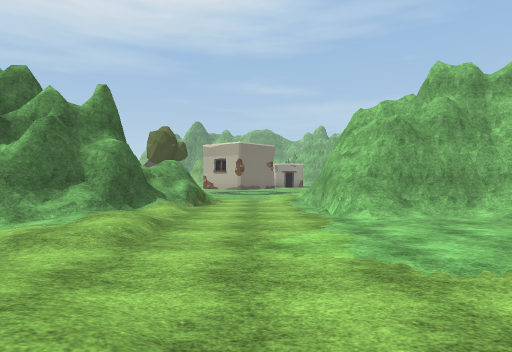
view 1 (above)

21 first-person views from a walk through a scene from a Unity 3-D project. The camera is 1.2 m above the floor, looks level and sees 75° across. The floor is counted in squares, 2 m on a side. Each view is taken from the middle of a square. On the plan, view 1 faces up. The plan holds only what a view shows up to about 10 squares ahead; the rest is blank. The place goes on beyond the plan. The player is left out. Some surface patterns are stand-ins.

view 2
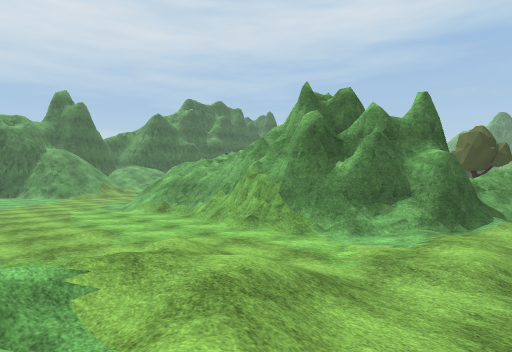

view 3
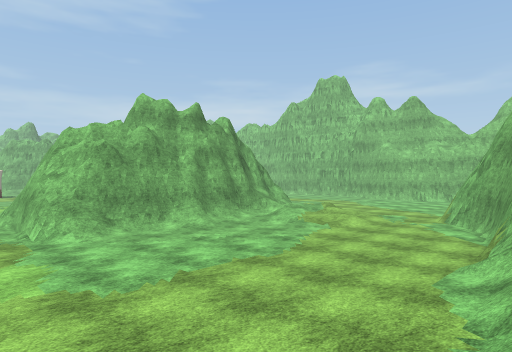

view 4
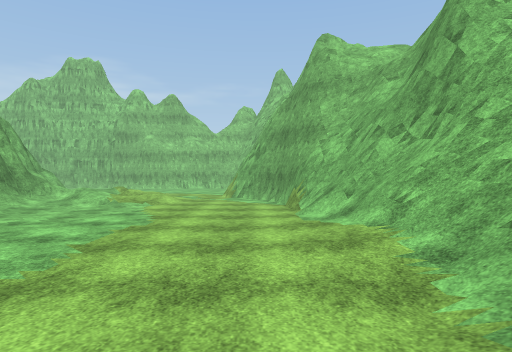

view 5
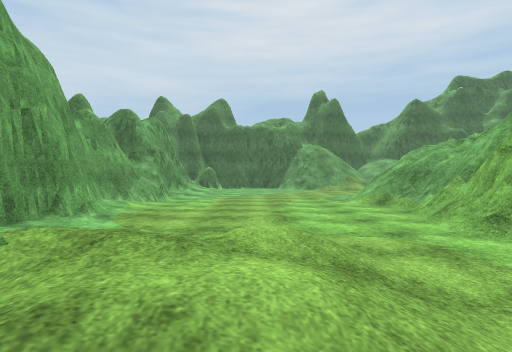

view 6
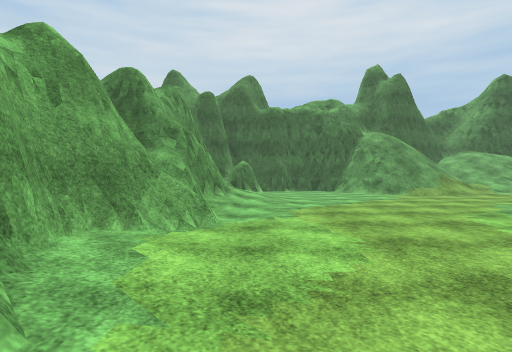

view 7
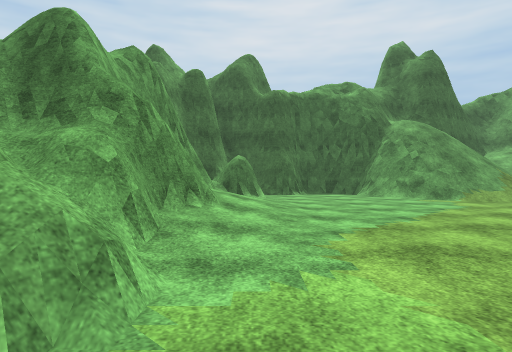

view 8
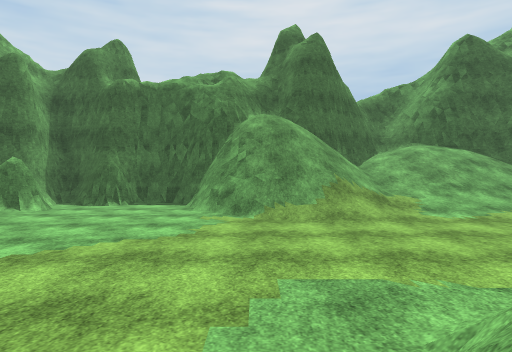

view 9
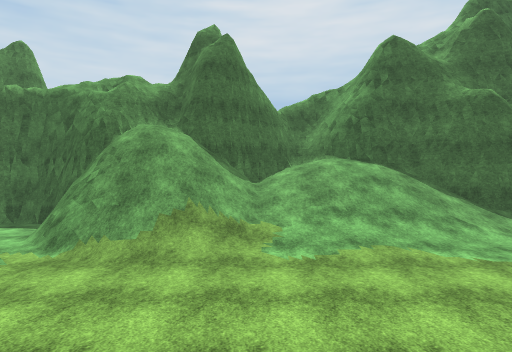

view 10
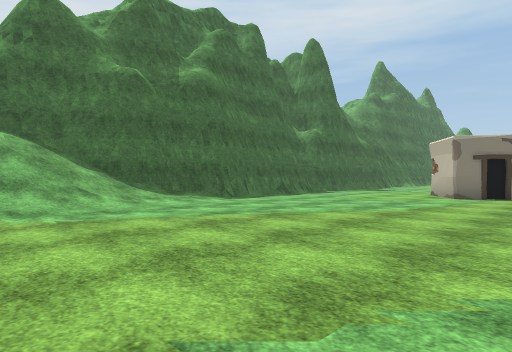

view 11
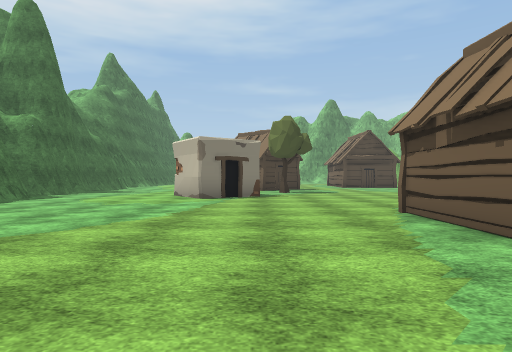

view 12
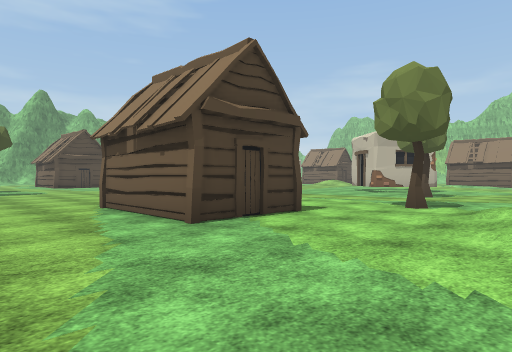

view 13
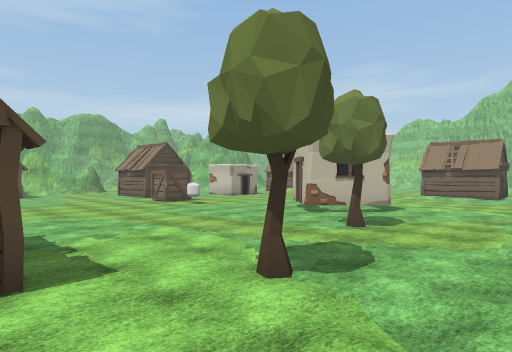

view 14
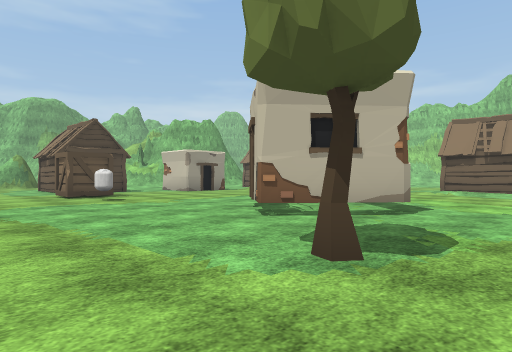

view 15
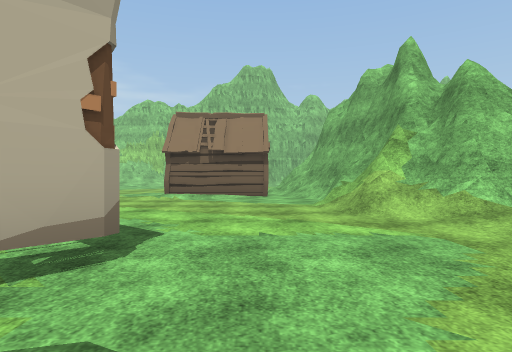

view 16
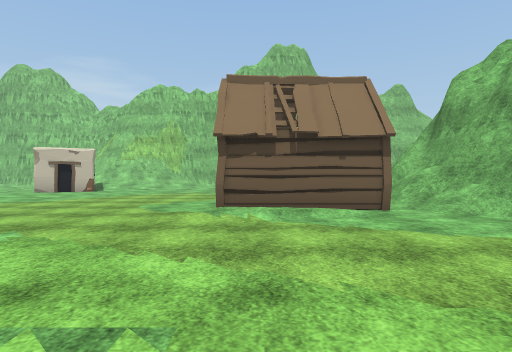

view 17
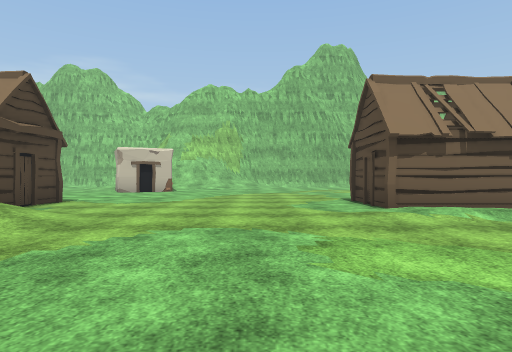

view 18
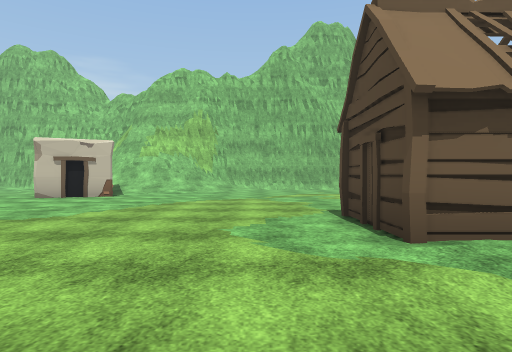

view 19
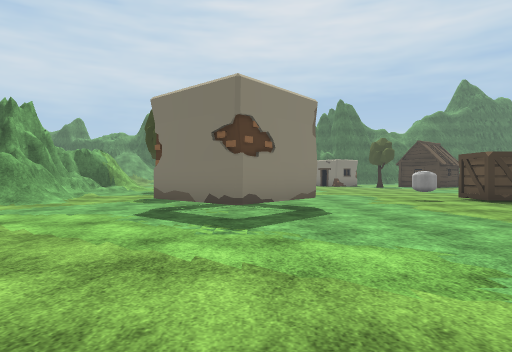

view 20
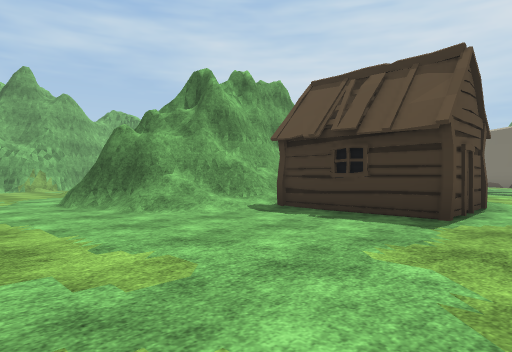

view 21
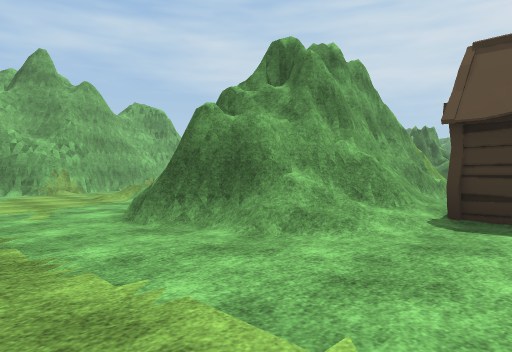

### Floor plan
Key: @ floor where view 1 was taken; # wall or solid block; . main floor; : floor 0.25 m higher than the main floor; / step, stairs or slope; = window, fence, low wall or low ledge; H hut; T tree; O other object.
Columns run from 23 left of view 1 to 14 right of it. Each row starts with its distance up from view 1.
 22         O         ..OO        H.....O#
 21   #....###.... .. ......   ///........
 20   #/....#..... .....O.... ............
 19    /.........  .......................
 18     ......... ........................
 17    /......... ........#...............
 16   #/........HH.......O##O....::.......
 15   #/:.......HH.......###.....:H H.....
 14  ##/:.......HH........#....../H H.....
 13  #///..............T.........:HHH.....
 12 ##///..........:T............./#=//...
 11 #////:.......://:.////..:/#########...
 10 #/////...../// /// ===/:/####   ###/..
  9 #/////...          #==.:/##     ## /.
  8 #////:... /        ###...##    ## /..
  7 #/////.../   =##  ###/...#######/ ...
  6 #/////....////######//.../////////...
  5 #//#//..../////=##:://:......./////..
  4 ####/...............//......../// ...
  3  #................///:........./:...
  2  #..............:./////...........##
  1  ##..::::......... ////...::.....###
  0  ####/////:..::::: ////@/////#####
 -1    ## //#/###//###     ///#/##
 -2       # ########         ####

Where each view was taken, in squares from view 1:
view 1: 0 up, 0 right, facing up
view 2: 0 up, 1 left, facing up-left
view 3: 1 down, 0 right, facing up-right
view 4: 1 up, 1 left, facing right
view 5: 2 up, 2 left, facing left
view 6: 0 up, 7 left, facing left
view 7: 0 up, 10 left, facing left
view 8: 5 up, 12 left, facing left
view 9: 8 up, 13 left, facing left
view 10: 10 up, 13 left, facing up-left
view 11: 11 up, 14 left, facing up
view 12: 10 up, 14 left, facing up-right
view 13: 10 up, 10 left, facing up-right
view 14: 12 up, 6 left, facing up-right
view 15: 13 up, 3 left, facing right
view 16: 15 up, 1 right, facing right
view 17: 18 up, 1 right, facing right
view 18: 17 up, 4 right, facing right
view 19: 16 up, 6 right, facing left
view 20: 17 up, 14 right, facing down-left
view 21: 14 up, 14 right, facing down-left
